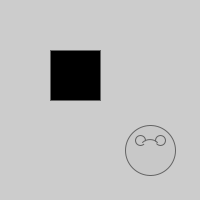
Frame 1 (no input)
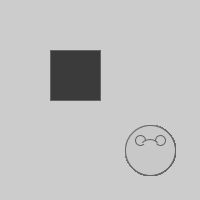
Frame 60 (the mouse pressed at the canvas centre just before this capture)
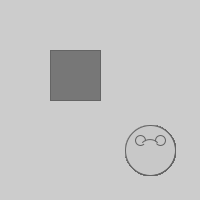
Frame 120 (the mouse held since frame 60 and released just before this capture)

The Processing sketch that drew these frames (run headless with seeded random() and noise(); from frame 60 on, the mouse is pressed at the canvas centre):

// Processing sketch: sketch_1_22
// ── sketch_1_22.pde
int i = 0;
String[] modes = {"CORNER", "CORNERS", "CENTER", "RADIUS"};

void setup(){
  size(200,200);
}

void draw(){
  //frameRate(30);
  stroke(100);
  fill(i);
  rect(50,50,50,50);
  i++;
  fill(200);
  ellipseMode(CENTER);
  ellipse(150,150,50,50);
  ellipse(160, 140, 10, 10);
  ellipse(140, 140, 10, 10);
  arc(150, 150, 20, 20, (5*PI)/4, (7*PI)/4);
  //ellipse(150,150,50,50);

}
